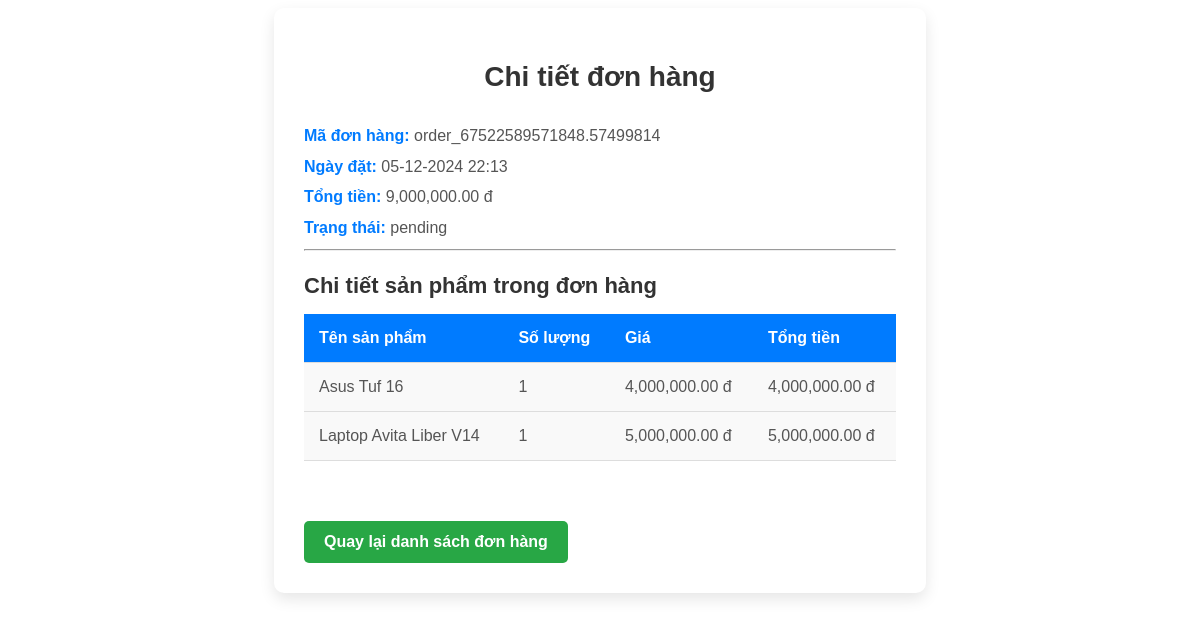
The app's page /frontend/allproduct/viewOrderDetail.php?order_id=order_67522589571848.57499814 (signed in) with its own data.
### tables this page shows
CREATE TABLE IF NOT EXISTS `orders` (
  `id` varchar(255) NOT NULL,
  `user_id` varchar(255) NOT NULL,
  `order_date` datetime NOT NULL,
  `total_price` decimal(10,2) NOT NULL,
  `status` varchar(255) NOT NULL,
  PRIMARY KEY (`id`),
  KEY `fk_orders_users` (`user_id`)
);

CREATE TABLE IF NOT EXISTS `order_details` (
  `id` int NOT NULL AUTO_INCREMENT,
  `order_id` varchar(255) NOT NULL,
  `product_id` varchar(32) NOT NULL,
  `quantity` int NOT NULL,
  `price` decimal(10,2) NOT NULL,
  PRIMARY KEY (`id`),
  KEY `fk_orderdetails_orders` (`order_id`),
  KEY `fk_orderdetails_product` (`product_id`)
);

CREATE TABLE IF NOT EXISTS `product` (
  `id` varchar(32) NOT NULL,
  `product_type` varchar(255) NOT NULL,
  `product_name` varchar(255) NOT NULL,
  `screen` varchar(255) DEFAULT NULL,
  `cpu` varchar(255) DEFAULT NULL,
  `camera` varchar(50) DEFAULT NULL,
  `ram` varchar(50) DEFAULT NULL,
  `rom` varchar(50) DEFAULT NULL,
  `warranty` varchar(100) DEFAULT NULL,
  `price` decimal(10,0) DEFAULT NULL,
  `card` varchar(255) DEFAULT NULL,
  `status` tinyint(1) DEFAULT NULL,
  `description` text,
  `image` varchar(255) DEFAULT NULL,
  PRIMARY KEY (`id`)
);

### backend/models/order.php (called while the page is built, shortened)
<?php
function getOrderById($id) {
    $conn = getDatabaseConnection();
    $stmt = $conn->prepare("SELECT * FROM orders WHERE id = ?");
    $stmt->bind_param("s", $id);
    $stmt->execute();
    return $stmt->get_result()->fetch_assoc();
}
?>

### backend/models/orderDetail.php (called while the page is built, shortened)
<?php
function getOrderDetailsByOrderId($orderId) {
    $conn = getDatabaseConnection();
    $stmt = $conn->prepare("SELECT * FROM order_details WHERE order_id = ?");
    $stmt->bind_param("s", $orderId);
    $stmt->execute();
    return $stmt->get_result()->fetch_all(MYSQLI_ASSOC);
}

### backend/models/product.php (called while the page is built, shortened)
<?php
function getProductById($id)
{
    $conn = getDatabaseConnection();
    $stmt = $conn->prepare("SELECT * FROM product WHERE id = ?");
    $stmt->bind_param("s", $id);
    $stmt->execute();
    return $stmt->get_result()->fetch_assoc();
}
?>

### frontend/allproduct/viewOrderDetail.php (the view, shortened to what this page needs)
<?php
require_once '../../backend/models/order.php';
require_once '../../backend/models/orderDetail.php';
require_once '../../backend/models/product.php';
$orderId = $_GET['order_id'];
$order = getOrderById($orderId);
$orderDetails = getOrderDetailsByOrderId($orderId);
?>
<!DOCTYPE html>
<html lang="en">
<head>
    <link rel="stylesheet" href="style.css">
</head>
<body>
    <div class="container">
        <h2>Chi tiết đơn hàng</h2>
        <p><strong>Mã đơn hàng:</strong> <?= $order['id']; ?></p>
        <p><strong>Ngày đặt:</strong> <?= date('d-m-Y H:i', strtotime($order['order_date'])); ?></p>
        <p><strong>Tổng tiền:</strong> <?= number_format($order['total_price'], 2); ?> đ</p>
        <p><strong>Trạng thái:</strong> <?= htmlspecialchars($order['status']); ?></p>
        <hr class="limited-line">
        <h3>Chi tiết sản phẩm trong đơn hàng</h3>
        <table class="table">
            <thead>
                <tr>
                    <th>Tên sản phẩm</th>
                    <th>Số lượng</th>
                    <th>Giá</th>
                    <th>Tổng tiền</th>
                </tr>
            </thead>
            <tbody>
                <?php foreach ($orderDetails as $detail): ?>
                    <tr>
                        <?php
                        $productInOrderDetail = getProductById($detail['product_id']);
                        ?>
                        <td><?= htmlspecialchars($productInOrderDetail['product_name']); ?></td>
                        <td><?= $detail['quantity']; ?></td>
                        <td><?= number_format($detail['price'], 2); ?> đ</td>
                        <td><?= number_format($detail['price'] * $detail['quantity'], 2); ?> đ</td>
                    </tr>
                <?php endforeach; ?>
            </tbody>
        </table>
        <a href="viewOrderUser.php" class="btn btn-primary">Quay lại danh sách đơn hàng</a>
    </div>
</body>
</html>

### frontend/allproduct/viewOrderDetail.php (style rules this page uses)
.container { width: 50%; margin: 0 auto; background-color: #fff; padding: 30px; border-radius: 10px; box-shadow: 0 6px 15px rgba(0, 0, 0, 0.1); font-family: 'Arial', sans-serif; }
h2 { text-align: center; font-size: 28px; color: #333; margin-bottom: 30px; }
h3 { font-size: 22px; color: #333; margin-bottom: 15px; }
p { font-size: 16px; line-height: 1.6; margin: 5px 0; color: #555; }
p strong { color: #007BFF; }
table { width: 100%; border-collapse: collapse; margin-bottom: 30px; }
th, td { padding: 15px; text-align: left; border-bottom: 1px solid #ddd; color: #555; font-size: 16px; }
th { background-color: #007BFF; color: white; font-weight: bold; }
td { background-color: #f9f9f9; }
a.btn { display: inline-block; padding: 12px 20px; background-color: #28a745; color: white; text-decoration: none; border-radius: 5px; font-size: 16px; font-weight: bold; text-align: center; margin-top: 30px; transition: background-color 0.3s ease; }

### records on screen
orders: id "order_67522589571848.57499814", order_date "05-12-2024 22:13", total_price "9,000,000.00", status "pending"
order_details: product.product_name "Asus Tuf 16", quantity "1", price "4,000,000.00", $detail['price'] * $detail['quantity'] "4,000,000.00"
order_details: product.product_name "Laptop Avita Liber V14", quantity "1", price "5,000,000.00", $detail['price'] * $detail['quantity'] "5,000,000.00"
